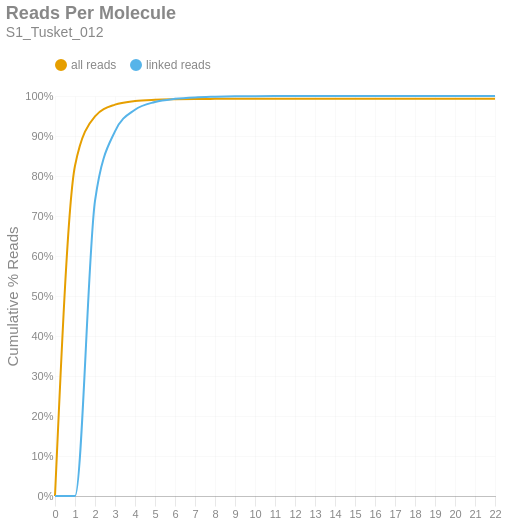

Write notebook code for a chart like this one.
### Markdown cell above
### Reads per Molecule
This chart shows the cumulative distribution of the number of reads per linked molecule. That is, how many alignments are associated with a unique molecule. This excludes the number of reads associated with invalid or absent linked-read barcodes. The `linked` histogram is the percentages recalculated when disregarding singletons.

### Code cell
if SKIPLR:
    print_html(f"Skipped")
else:
    counts = np.bincount(valids['reads'].cast(pl.Int64).to_numpy())
    weighted = counts * np.arange(len(counts))
    all_perc = weighted / n_reads
    linked_perc = weighted / n_linked_reads
    linked_perc[1] = 0
    binned_df = pl.DataFrame({
        'readsper': list(range(len(counts))),
        'all reads (cumsum)': np.cumsum(all_perc).tolist(),
        'linked reads (cumsum)': np.cumsum(linked_perc).tolist(),
    })

    with SafeRender(binned_df):
        (
            density_plot(binned_df, 'Reads Per Molecule', samplename, 'readspmol')
            .encode(
                x=alt.X('readsper:O', title=None).axis(labelAngle=0).scale(padding=0),
                y=alt.Y('value:Q', title='Cumulative % Reads').axis(format='%').stack(False),
                color=alt.Color("key:N").scale(domain=["all reads", "linked reads"]),
                tooltip=[
                    alt.Tooltip("key:N", title="Data Type"),
                    alt.Tooltip("readsper:O", title="Reads Per Molecule"),
                    alt.Tooltip("value:Q", format=".2%", title="% Reads (Cum.)")
                ]            
            )
        ).display()

### Figure 1 — Vega-Lite specification as saved in the notebook (floating-point values rounded to 4 significant figures)
{"width": "container", "height": 400, "config": {"title": {"anchor": "start", "dy": -15, "fontSize": 18, "color": "#888888", "subtitleColor": "#888888", "subtitleFontSize": 14}, "arc": {"fill": "#0072B2"}, "axis": {"domainColor": "#888888", "domainWidth": 0.5, "gridWidth": 0.2, "grid": false, "titleFontWeight": 400, "titleFontSize": 15, "labelFontSize": 11, "labelColor": "#888888", "tickColor": "#888888", "tickWidth": 0.2, "titleColor": "#888888"}, "axisBand": {"grid": false}, "axisX": {"grid": true, "tickSize": 10, "domainCap": "round"}, "axisY": {"domain": false, "grid": true, "tickSize": 0, "domainCap": "round"}, "background": "transparent", "header": {"labelFontSize": 15, "labelColor": "#888888", "titleFontSize": 15, "titleFontWeight": 600, "titleColor": "#888888"}, "legend": {"labelFont": "sans-serif", "labelFontSize": 12, "labelColor": "#888888", "symbolSize": 100, "symbolType": "circle", "titleFontSize": 12, "titlePadding": 10, "titleColor": "#888888", "title": null, "orient": "top"}, "range": {"category": ["#E69F00", "#56B4E9", "#009E73", "#F0E442", "#0072B2", "#D55E00", "#CC79A7", "#000000"], "diverging": ["#cfe8f3", "#a2d4ec", "#73bfe2", "#46abdb", "#1696d2", "#12719e"]}, "area": {"fill": "#0072B2", "fillOpacity": 0.7, "line": true, "strokeOpacity": 0.7}, "line": {"color": "#0072B2", "stroke": "#0072B2", "strokeWidth": 2}, "trail": {"color": "#0072B2", "stroke": "#0072B2", "strokeWidth": 0, "size": 1}, "point": {"filled": true, "fillOpacity": 1.0, "size": 95}, "text": {"color": "#888888", "fontSize": 11, "align": "right", "fontWeight": 400, "size": 11}, "bar": {"fill": "#0072B2", "stroke": null}, "view": {"stroke": null, "continuousWidth": 660, "continuousHeight": 400}}, "data": {"name": "data-f94bc64e41e0ae4f56d1858f5a591866"}, "mark": {"type": "line", "interpolate": "monotone", "point": {"opacity": 0, "size": 275}}, "encoding": {"color": {"field": "key", "scale": {"domain": ["all reads", "linked reads"]}, "type": "nominal"}, "tooltip": [{"field": "key", "title": "Data Type", "type": "nominal"}, {"field": "readsper", "title": "Reads Per Molecule", "type": "ordinal"}, {"field": "value", "format": ".2%", "title": "% Reads (Cum.)", "type": "quantitative"}], "x": {"axis": {"labelAngle": 0}, "field": "readsper", "scale": {"padding": 0}, "title": null, "type": "ordinal"}, "y": {"axis": {"format": "%"}, "field": "value", "stack": false, "title": "Cumulative % Reads", "type": "quantitative"}}, "params": [{"name": "param_c36ac31b6afebe62", "select": {"type": "point", "fields": ["key"]}, "bind": "legend"}], "title": {"text": "Reads Per Molecule", "subtitle": "S1_Tusket_012"}, "transform": [{"fold": ["all reads (cumsum)", "linked reads (cumsum)"]}, {"calculate": "replace(datum.key, ' (cumsum)', '')", "as": "key"}, {"filter": {"param": "param_c36ac31b6afebe62"}}], "usermeta": {"embedOptions": {"downloadFileName": "S1_Tusket_012.readspmol"}}, "$schema": "https://vega.github.io/schema/vega-lite/v6.1.0.json", "datasets": {"data-f94bc64e41e0ae4f56d1858f5a591866": [{"readsper": 0, "all reads (cumsum)": 0.0, "linked reads (cumsum)": 0.0}, {"readsper": 1, "all reads (cumsum)": 0.8257, "linked reads (cumsum)": 0.0}, {"readsper": 2, "all reads (cumsum)": 0.9493, "linked reads (cumsum)": 0.7379}, {"readsper": 3, "all reads (cumsum)": 0.9784, "linked reads (cumsum)": 0.9117}, {"readsper": 4, "all reads (cumsum)": 0.9874, "linked reads (cumsum)": 0.9657}, {"readsper": 5, "all reads (cumsum)": 0.9906, "linked reads (cumsum)": 0.985}, {"readsper": 6, "all reads (cumsum)": 0.992, "linked reads (cumsum)": 0.9929}, {"readsper": 7, "all reads (cumsum)": 0.9926, "linked reads (cumsum)": 0.9965}, {"readsper": 8, "all reads (cumsum)": 0.9928, "linked reads (cumsum)": 0.9981}, {"readsper": 9, "all reads (cumsum)": 0.993, "linked reads (cumsum)": 0.9991}, {"readsper": 10, "all reads (cumsum)": 0.9931, "linked reads (cumsum)": 0.9995}, {"readsper": 11, "all reads (cumsum)": 0.9931, "linked reads (cumsum)": 0.9997}, {"readsper": 12, "all reads (cumsum)": 0.9931, "linked reads (cumsum)": 0.9999}, {"readsper": 13, "all reads (cumsum)": 0.9932, "linked reads (cumsum)": 0.9999}, {"readsper": 14, "all reads (cumsum)": 0.9932, "linked reads (cumsum)": 1.0}, {"readsper": 15, "all reads (cumsum)": 0.9932, "linked reads (cumsum)": 1.0}, {"readsper": 16, "all reads (cumsum)": 0.9932, "linked reads (cumsum)": 1.0}, {"readsper": 17, "all reads (cumsum)": 0.9932, "linked reads (cumsum)": 1.0}, {"readsper": 18, "all reads (cumsum)": 0.9932, "linked reads (cumsum)": 1.0}, {"readsper": 19, "all reads (cumsum)": 0.9932, "linked reads (cumsum)": 1.0}, {"readsper": 20, "all reads (cumsum)": 0.9932, "linked reads (cumsum)": 1.0}, {"readsper": 21, "all reads (cumsum)": 0.9932, "linked reads (cumsum)": 1.0}, {"readsper": 22, "all reads (cumsum)": 0.9932, "linked reads (cumsum)": 1.0}]}}
